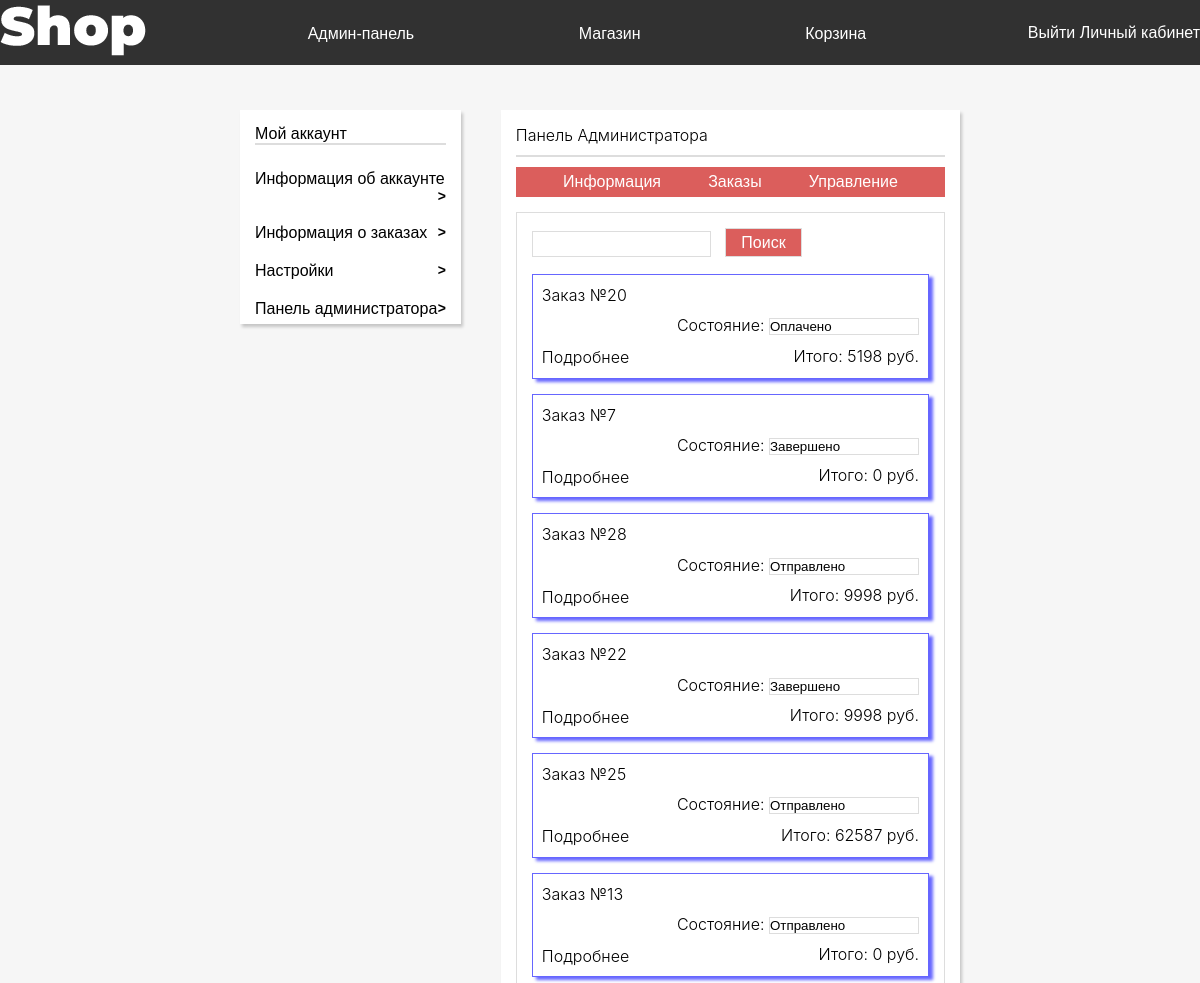
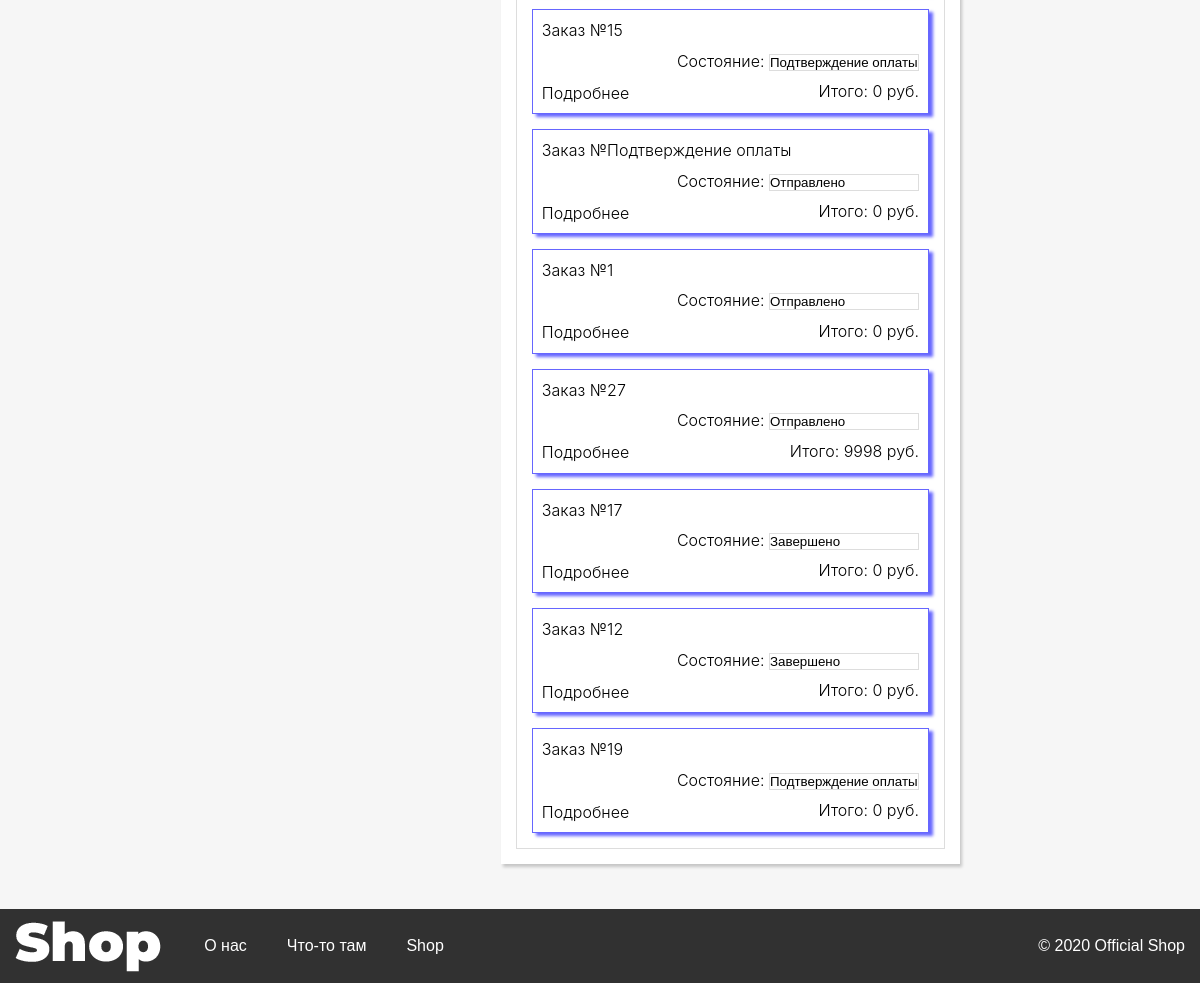
The page /cabinet/admin/orders/ (signed in) on the database as committed earlier (2 pictures, top to bottom).
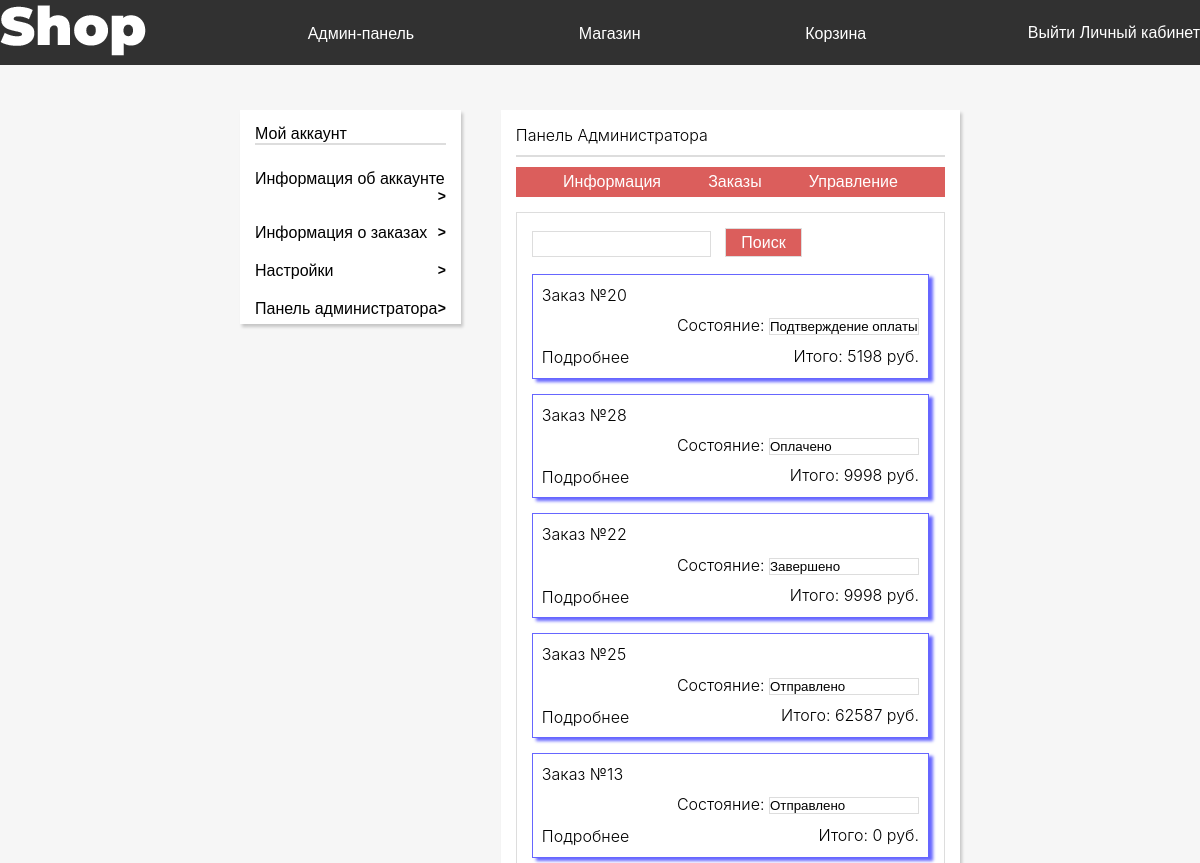
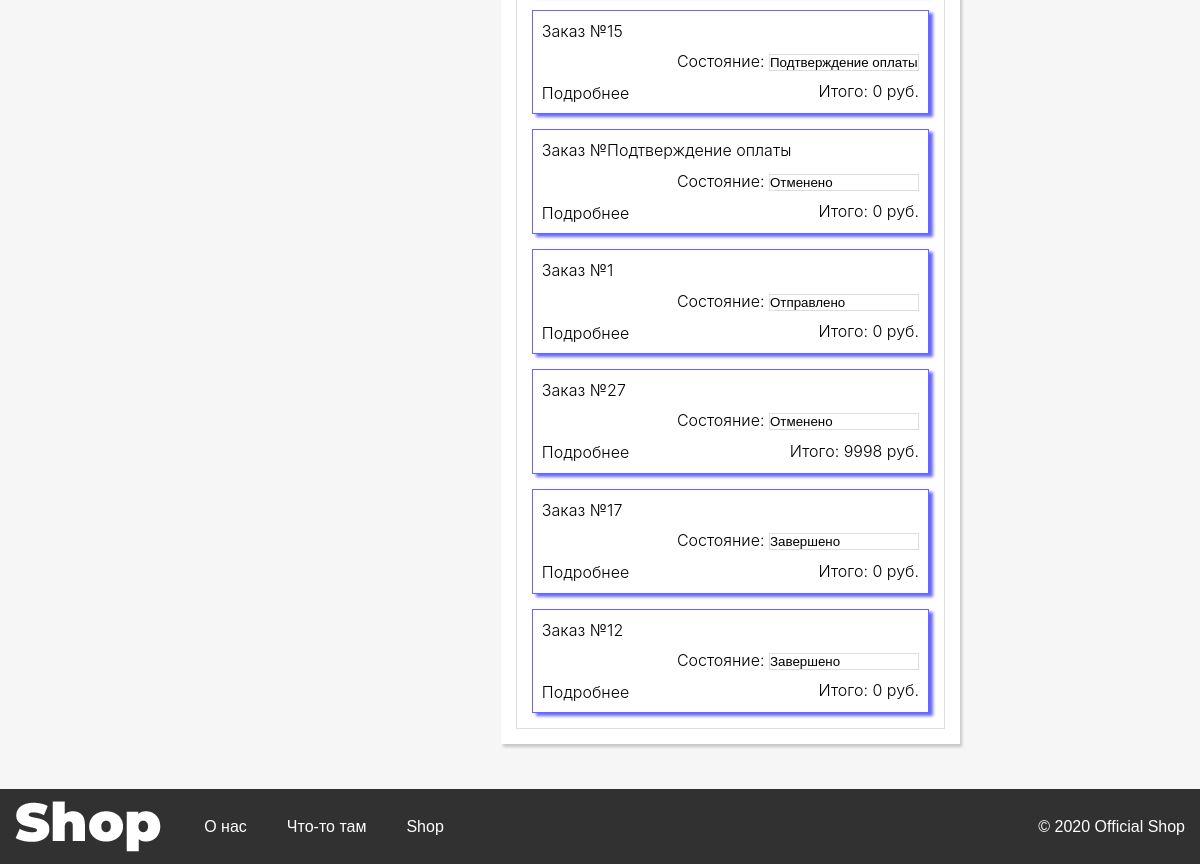
The same page on the database as committed later (2 pictures, top to bottom).
### Cabinet/models.py (models this page shows, shortened)
class Orders(models.Model):
    userName =  models.TextField()
    goodId  =   models.IntegerField()
    count = models.IntegerField()
    result = models.IntegerField(default = 0)
    numberOfOrder = models.TextField()
    status = models.TextField(default = "Отправлено")

### Cabinet/views.py (the view)
# urls.py: path('admin/orders/', views.cabinet_admin_orders, name="cabinet_admin_orders"),
def cabinet_admin_orders(request):
    if request.POST:
        try:
            id = request.POST["hiddenId"]
            stat = request.POST["stat"]
            orders = Orders.objects.filter(numberOfOrder = id)
            if(stat == "Удалить"):
                orders = Orders.objects.filter(numberOfOrder = id)
                for i in orders:
                    i.delete()
                return HttpResponseRedirect("/cabinet/admin/orders")
            for i in orders:
                i.status = stat
                i.save()
            orders = Orders.objects.all().order_by('-id')
        except Exception as e:
            search = request.POST["search"]
            orders = Orders.objects.filter(numberOfOrder = search).order_by('-id')
            if search == "":
                orders = Orders.objects.all().order_by('-id')
    else:
        orders = Orders.objects.all().order_by('-id')
    alreadyOrders = []
    allNumOfOrders = set()
    for i in orders:
        allNumOfOrders.add(i.numberOfOrder)
    for i in allNumOfOrders:
        order = {}
        goods = []
        orders = Orders.objects.filter(numberOfOrder = i).order_by('-id')
        for j in orders:
            order['result'] = j.result
            order['userName'] = j.userName
            AboutGood = About_goods.objects.get(id = j.goodId)
            goods.append({"good" : AboutGood,
                          'count' : j.count,
                          "price": j.count*AboutGood.price})
        order['status'] = j.status
        order['numberOfOrder'] = i
        order['goods'] = goods
        alreadyOrders.append(order)
    dict = {"aunt":True, "orders" : alreadyOrders}
    return checkAunt(request, "adminblock_orders", dict, 1)

### Cabinet/views.py (called while the page is built)
def checkAunt(request, what, dict, admin = 0):
    if request.user.is_authenticated:
        ID = request.session['id']
        usr = User.objects.get(id = ID)
        dict['admin'] = usr.is_staff
        if(admin):
            if(dict['admin']):
                return render(request, "CabinetTemp/"+ what +".html", dict)
            else:
                return HttpResponseRedirect("/cabinet")
        return render(request, "CabinetTemp/"+ what +".html", dict)
    return HttpResponseRedirect("/main")

### Registration/templates/CabinetTemp/adminblock_orders.html (shortened to what this page needs)
{%extends "CabinetTemp/adminblock.html"%}
{%block adminblock%}
{% load static %}
<div class='a-o-block adminBlock'>
    <div class="a-block">
        <form action="" method="post">
            <input name="search" type="search">
            <button type="submit">Поиск</button>
            {% csrf_token %}</form>
        {%for i in orders%}
        <form id='form{{i.numberOfOrder}}' action='' method = 'post'>
            <div>
                <div class="order">
                    <div class="orderBox">
                        <p>Заказ №{{i.numberOfOrder}} </p>
                        <div class='status'>
                            <p>Состояние:
                                <select name="stat" onchange='document.getElementById("form{{i.numberOfOrder}}").submit()'>
                                    <option  selected>{{i.status}}</option>
                                </select></p>
                            <p>Итого: {{ i.result }} руб.</p>
                        </div>
                        <div style = "font-size:14px;" class='details' onclick='detailBox({{i.numberOfOrder}})'>
                            <p>Подробнее</p>
                        </div>
                    </div>
                </div>
            </div>
        </form>
        {%endfor%}
    </div>
</div>
{%endblock%}

### Registration/templates/CabinetTemp/adminblock.html
{%extends "CabinetTemp/cabinet.html"%}
{%block content_in_cabinet%}
        <div class="infoBlock admin">
            <div class="info">
                <div class='blockName'>
                    <h2>Панель Администратора</h2>
                    <hr>
                </div>
                <div class='mainBlock'>
                    <div class='adminMenu'>
                       <a href="/cabinet/admin/info/">  Информация</a>
                         <a href="/cabinet/admin/orders/"> Заказы</a>
                         <a href="/cabinet/admin/management/"> Управление</a>
                    </div>
                    {%block adminblock%}
                    {%endblock%}
                </div>
            </div>
        </div>
{%endblock%}

### Registration/templates/CabinetTemp/cabinet.html (shortened to what this page needs)
{%extends "index.html"%}
{%block head%}
{% load static %}
<link rel="stylesheet" href="{%static 'cabinet.css'%}">
{%endblock%}
{%block content%}
<div class="content">
    <div class="contentBox">
        <div class="controlPanel">
            <div class='listPanel'><span>Мой аккаунт</span>
                <hr>
            </div>
            <div class="item">
                <a href="/cabinet/info/"><button style="cursor: pointer;background: none; border: none;">Информация об аккаунте</button></a>
                <a href="/cabinet/orders/"><button style="cursor: pointer;background: none; border: none;">Информация о заказах</button></a>
                <a href="/cabinet/settings/"><button style="cursor: pointer;background: none; border: none;">Настройки</button></a>
                {%if admin%}
                <a href="/cabinet/admin/"><button style="cursor: pointer;background: none; border: none;">Панель администратора</button></a>
                {%endif %}
            </div>
        </div>
        {% block content_in_cabinet %}
        {% endblock %}
    </div>
</div>
    {%endblock%}

### Registration/templates/index.html (shortened to what this page needs)
<!DOCTYPE html>
<html>
<head>
	{% load static %}
	<link rel='stylesheet' href="{%static 'main.css' %}">
	{%block head%}
	{%endblock%}
</head>
<body>
	<header class='header'>
		<div class='container'>
			<nav class='bar'>
				<a href="/main/"><img src='/static/images/shop.png' alt=''></a>
				<div class='menu'>
					<div>
						<a href='/admin/'>Админ-панель</a>
					</div>
					<div>
						<a href='/store/'>Магазин</a>
					</div>
					<div>
						<a href='/basket/'>Корзина</a>
					</div>
				</div>
				<div class='login'>
					{%if aunt%}
					<button><a class="login" href="/login/logout">Выйти</a></button>
					<button><a class="login" href="/cabinet">Личный кабинет</a></button>
					{% else %}
					<button><a class="login" href="/login">Войти</a></button>
					<button><a class="login" href="/registration">Регистрация</a></button>
					{%endif%}
				</div>
			</nav>
		</div>
	</header>
	{%block content%}
	{%endblock%}
	<footer class='footer'>
		<div class='nav-footer'>
			<div class='footer-block'>
				<img src="/static/images/shop.png" alt="">
				<ul class='footer-list'>
					<li><a href='/about/'>О нас</a></li>
					<li><a href='/about/'>Что-то там</a></li>
					<li><a href=''>Shop</a></li>
				</ul>
				<div class='copyright'>
					<span>© 2020 <span itemprop="publisher" itemscope="" itemtype="https://schema.org/Organization">
							<span itemprop="name">Official Shop</span></span>
					</span>
				</div>
			</div>
		</div>
	</footer>
</body>
</html>

### Registration/static/main.css (style rules this page uses)
:root { --price: red; }
html { cursor: url('/static/cursor/normal.cur'), default; }
* { margin: 0; padding: 0; }
body { background: #f6f6f6; margin: 0; padding: 0; display: flex; font-family: "PT Sans", "Helvetica", "Arial", sans-serif; flex-direction: column; min-height: 100vh; }
.box h1,h2,p { font-weight: 300; font-family: -apple-system, system-ui, BlinkMacSystemFont, "Segoe UI", Roboto, "Helvetica Neue", Arial, sans-serif; }
div, h1,h2,h3, a, p, form, button { font-size: 16px; box-sizing: border-box; margin: 0; padding: 0; }
a { color: white; text-decoration: none; }
hr { border: 1px solid; border-color: #ddd; }
ul, li { display: block; margin: 0; padding: 0; }
.content { margin: 0; padding: 0; flex-grow: 1; }
.header { display: table; background: rgba(0, 0, 0, 0.8); width: 100%; }
.container { position: relative; max-width: 1330px; margin: 0 auto; }
.bar { display: flex; align-items: center; padding: 5px 0; }
.menu { display: flex; flex: 2; justify-content: space-evenly; }
.menu div { font-size: 19px; padding: 3px; }
.menu div a { padding: 5px 0; color: #fff; transition: all 0.5s ease; }
.login { color: white; transition: all 0.2s ease-in-out; }
.footer { width: 100%; max-height: 90px; background: rgba(0, 0, 0, 0.8); }
.nav-footer { padding: 0 15px; }
.footer-block { display: flex; align-items: center; margin: 0 auto; max-width: 87.4375em; }
.footer-list { display: flex; padding: 23.2333px; }
.footer-list li { margin: 0 20px; }
.footer-list li, .footer-list li a { padding: 5px 0; }
.copyright { align-items: center; margin-left: auto; }
.copyright span { color: white; }
.login button { border: none; margin: 0; padding: 0; background: none; }
a { cursor: url(/static/cursor/link.cur), progress !important; }
html { cursor: url(/static/cursor/normal.cur), progress !important; }
select { cursor: url(/static/normal.cur), progress !important; }

### Registration/static/cabinet.css (style rules this page uses)
.content { width: 60%; margin: 0 auto; }
.contentBox { display: flex; margin: 45px 0; }
.controlPanel { background: white; width: 240px; height: 214px; margin-right: 40px; box-shadow: 2px 3px 3px rgba(0, 0, 0, 0.2); }
.item { display: flex; flex-direction: column; padding: 0 15px 0 15px; }
.controlPanel a { color: black; padding: 10px 0; font-size: 14px; }
.controlPanel a:after { font-weight: 700; content: ">"; line-height: 16px; float: right; }
.listPanel { padding: 15px; }
.infoBlock { width: 69.3%; background: white; box-shadow: 2px 3px 3px rgba(0, 0, 0, 0.2); }
.info { padding: 15px; }
.mainBlock > div { line-height: 1.9; }
.order { width: 100%; border: 1px solid rgba(0, 0, 255, 0.6); box-shadow: 4px 3px 3px rgba(0, 0, 255, 0.6); }
.details { cursor: pointer; background: none; border: none; box-sizing: content-box; margin-top: 32px; color: black; }
.details { content: ">"; }
.status { float: right; }
.status p:last-child { float: right; }
.order { margin-top: 15px; }
.orderBox { padding: 5px 9px 5px 9px; }
.adminMenu { display: flex; justify-content: space-evenly; }
.a-block { padding: 15px; }
.adminMenu { width: 100%; background: #db5e5c; }
.adminBlock { margin-top: 15px; width: 100%; border: 1px solid #ddd; }
.status select { background: none; border: 1px solid #ddd; -webkit-appearance: none; -moz-appearance: none; appearance: none; }
.a-block form:first-child > input { background: none; border: 1px solid #ddd; height: 26px; margin-right: 10px; }
.a-block form:first-child > button { background: #db5e5c; padding: 5px 15px; border: 1px solid #ddd; height: 29px; color: white; }
.info hr { margin:10px 0; }

Rows that differ between the two databases and show on the page:
removed Orders: stat "Завершено"
removed Orders: numberOfOrder "19", stat "Подтверждение оплаты"
changed Orders (number 2 of 15 on the later page): stat "Оплачено" → "Подтверждение оплаты"
changed Orders: stat "Отправлено" → "Оплачено"
changed Orders (number 10 of 15 on the later page): stat "Отправлено" → "Отменено"
changed Orders (number 12 of 15 on the later page): stat "Отправлено" → "Отменено"
Other text that changed with them:
list line gone: "Заказ № 7 Состояние: Итого: 0 руб. Подробнее"
list line gone: "Заказ № Состояние: Итого: 0 руб. Подробнее"
